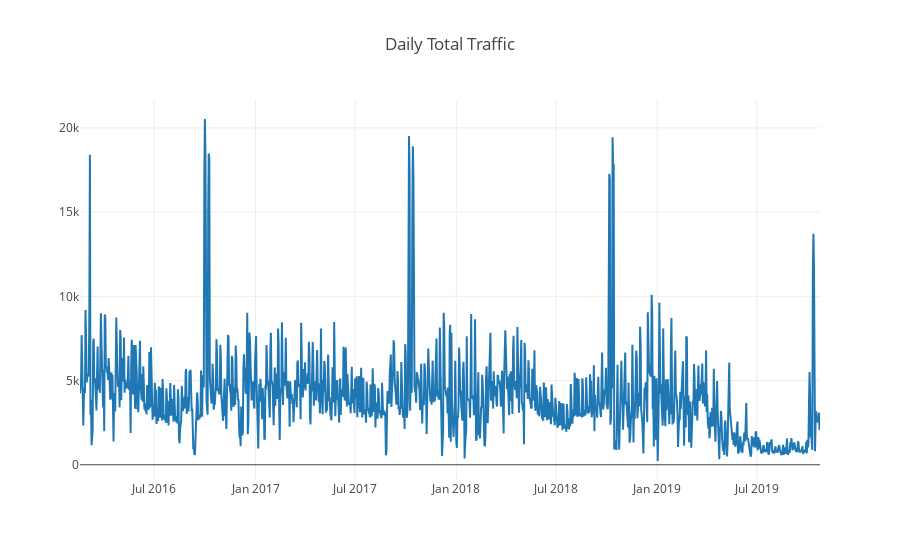

Source (notebook cell):
### Code cell
# Let's take a look and make sure this looks sane.
x = crenshaw_df['Date']
y = crenshaw_df['Butler Trail - Crenshaw Bridge PC Urban Trail']

trace1 = go.Scatter(x=x, y=y, name='Butler - Crenshaw')

data = [trace1]
layout = go.Layout(title='Daily Total Traffic', legend=dict(x=-.1, y=1.2))

fig = go.Figure(data=data, layout=layout)
iplot(fig)

### Figure 1 — Plotly figure (JSON) as saved in the notebook; plotly's stock layout.template omitted (floating-point values rounded to 4 significant figures; data arrays with more than 128 entries replaced by an {"elided": "..."} marker saying what was removed)
{"data": [{"name": "Butler - Crenshaw", "type": "scatter", "uid": "3407cae1-c073-4afc-be60-fe48e3dffeff", "x": {"elided": "1346 str values"}, "y": {"elided": "1346 float values"}}], "layout": {"legend": {"x": -0.1, "y": 1.2}, "title": {"text": "Daily Total Traffic"}}}
